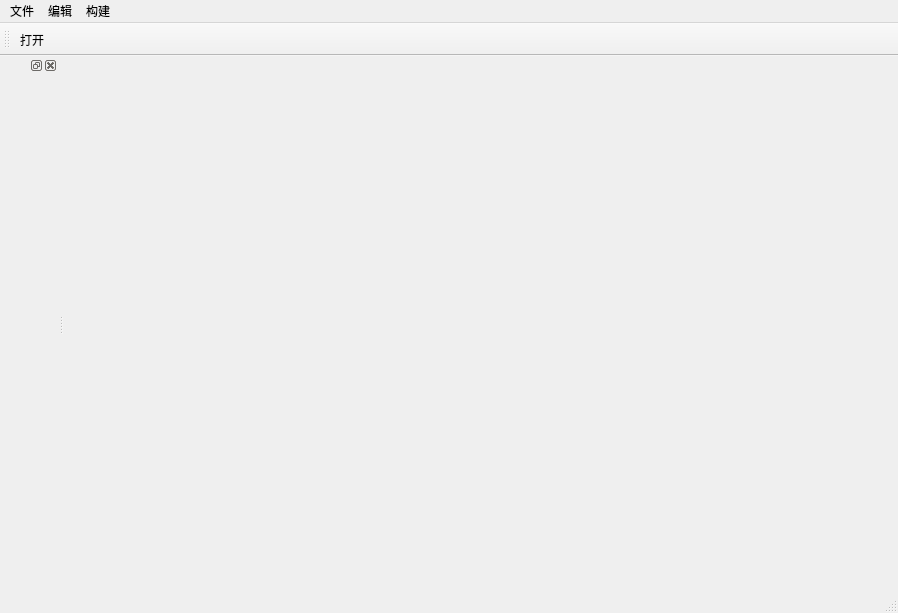
<?xml version="1.0" encoding="UTF-8"?>
<ui version="4.0">
 <class>MainWindow</class>
 <widget class="QMainWindow" name="MainWindow">
  <property name="geometry">
   <rect>
    <x>0</x>
    <y>0</y>
    <width>898</width>
    <height>613</height>
   </rect>
  </property>
  <property name="windowTitle">
   <string>MainWindow</string>
  </property>
  <widget class="QWidget" name="centralwidget"/>
  <widget class="QMenuBar" name="menubar">
   <property name="geometry">
    <rect>
     <x>0</x>
     <y>0</y>
     <width>898</width>
     <height>26</height>
    </rect>
   </property>
   <widget class="QMenu" name="menu">
    <property name="title">
     <string>文件</string>
    </property>
    <addaction name="separator"/>
    <addaction name="actionopen"/>
   </widget>
   <widget class="QMenu" name="menu_2">
    <property name="title">
     <string>编辑</string>
    </property>
   </widget>
   <widget class="QMenu" name="menu_3">
    <property name="title">
     <string>构建</string>
    </property>
   </widget>
   <addaction name="menu"/>
   <addaction name="menu_2"/>
   <addaction name="menu_3"/>
  </widget>
  <widget class="QStatusBar" name="statusbar"/>
  <widget class="QToolBar" name="toolBar">
   <property name="windowTitle">
    <string>toolBar</string>
   </property>
   <attribute name="toolBarArea">
    <enum>TopToolBarArea</enum>
   </attribute>
   <attribute name="toolBarBreak">
    <bool>false</bool>
   </attribute>
   <addaction name="actionopen"/>
  </widget>
  <widget class="QDockWidget" name="dockWidget">
   <property name="mouseTracking">
    <bool>false</bool>
   </property>
   <property name="allowedAreas">
    <set>Qt::LeftDockWidgetArea|Qt::RightDockWidgetArea</set>
   </property>
   <attribute name="dockWidgetArea">
    <number>1</number>
   </attribute>
   <widget class="QWidget" name="dockWidgetContents"/>
  </widget>
  <action name="actionopen">
   <property name="text">
    <string>打开</string>
   </property>
  </action>
 </widget>
 <resources/>
 <connections/>
</ui>
